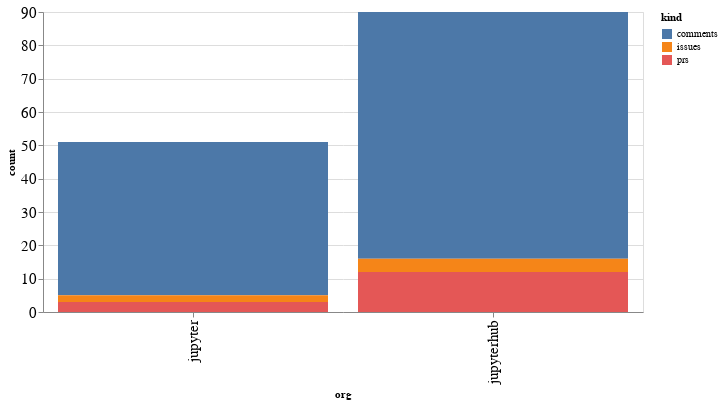

The notebook cell saved with this chart:
### Code cell
alt.Chart(org_summaries, width=600).mark_bar().encode(
    x='org',
    y='count',
    color='kind',
    tooltip="org"
)

### Figure 1 — Vega-Lite specification as saved in the notebook (floating-point values rounded to 4 significant figures)
{"config": {"axisLeft": {"labelFontSize": 15}, "axisBottom": {"labelFontSize": 15}}, "data": {"name": "data-dec61ff346466aa9b553d21933e9ec26"}, "mark": "bar", "encoding": {"color": {"type": "nominal", "field": "kind"}, "tooltip": {"type": "nominal", "field": "org"}, "x": {"type": "nominal", "field": "org"}, "y": {"type": "quantitative", "field": "count"}}, "width": 600, "$schema": "https://vega.github.io/schema/vega-lite/v4.8.1.json", "datasets": {"data-dec61ff346466aa9b553d21933e9ec26": [{"org": "jupyter", "kind": "comments", "count": 46}, {"org": "jupyter", "kind": "issues", "count": 2}, {"org": "jupyter", "kind": "prs", "count": 3}, {"org": "jupyterhub", "kind": "comments", "count": 74}, {"org": "jupyterhub", "kind": "issues", "count": 4}, {"org": "jupyterhub", "kind": "prs", "count": 12}]}}
